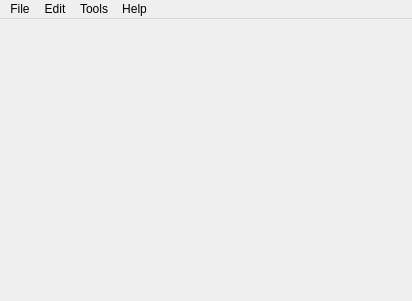
<?xml version="1.0" encoding="UTF-8"?>
<ui version="4.0">
 <class>MainWindow</class>
 <widget class="QMainWindow" name="MainWindow">
  <property name="geometry">
   <rect>
    <x>0</x>
    <y>0</y>
    <width>412</width>
    <height>301</height>
   </rect>
  </property>
  <property name="sizePolicy">
   <sizepolicy hsizetype="Expanding" vsizetype="Expanding">
    <horstretch>0</horstretch>
    <verstretch>0</verstretch>
   </sizepolicy>
  </property>
  <property name="minimumSize">
   <size>
    <width>400</width>
    <height>0</height>
   </size>
  </property>
  <property name="windowTitle">
   <string>Anki</string>
  </property>
  <property name="windowIcon">
   <iconset resource="icons.qrc">
    <normaloff>:/icons/anki.png</normaloff>:/icons/anki.png</iconset>
  </property>
  <widget class="QWidget" name="centralwidget">
   <property name="sizePolicy">
    <sizepolicy hsizetype="Expanding" vsizetype="Expanding">
     <horstretch>1</horstretch>
     <verstretch>1</verstretch>
    </sizepolicy>
   </property>
   <property name="autoFillBackground">
    <bool>true</bool>
   </property>
  </widget>
  <widget class="QMenuBar" name="menubar">
   <property name="geometry">
    <rect>
     <x>0</x>
     <y>0</y>
     <width>412</width>
     <height>22</height>
    </rect>
   </property>
   <widget class="QMenu" name="menuHelp">
    <property name="title">
     <string>Help</string>
    </property>
    <addaction name="actionDocumentation"/>
    <addaction name="separator"/>
    <addaction name="actionDonate"/>
    <addaction name="actionAbout"/>
   </widget>
   <widget class="QMenu" name="menuEdit">
    <property name="title">
     <string>Edit</string>
    </property>
    <addaction name="actionUndo"/>
   </widget>
   <widget class="QMenu" name="menuCol">
    <property name="title">
     <string>File</string>
    </property>
    <addaction name="actionSwitchProfile"/>
    <addaction name="separator"/>
    <addaction name="actionImport"/>
    <addaction name="actionExport"/>
    <addaction name="separator"/>
    <addaction name="actionExit"/>
   </widget>
   <widget class="QMenu" name="menuTools">
    <property name="title">
     <string>Tools</string>
    </property>
    <addaction name="actionStudyDeck"/>
    <addaction name="actionCreateFiltered"/>
    <addaction name="separator"/>
    <addaction name="actionFullDatabaseCheck"/>
    <addaction name="actionCheckMediaDatabase"/>
    <addaction name="actionEmptyCards"/>
    <addaction name="separator"/>
    <addaction name="actionAdd_ons"/>
    <addaction name="separator"/>
    <addaction name="actionNoteTypes"/>
    <addaction name="actionPreferences"/>
   </widget>
   <addaction name="menuCol"/>
   <addaction name="menuEdit"/>
   <addaction name="menuTools"/>
   <addaction name="menuHelp"/>
  </widget>
  <action name="actionExit">
   <property name="text">
    <string>Exit</string>
   </property>
   <property name="shortcut">
    <string notr="true">Ctrl+Q</string>
   </property>
  </action>
  <action name="actionPreferences">
   <property name="text">
    <string>Preferences...</string>
   </property>
   <property name="statusTip">
    <string>Configure interface language and options</string>
   </property>
   <property name="shortcut">
    <string notr="true">Ctrl+P</string>
   </property>
   <property name="menuRole">
    <enum>QAction::PreferencesRole</enum>
   </property>
  </action>
  <action name="actionAbout">
   <property name="text">
    <string>About...</string>
   </property>
   <property name="menuRole">
    <enum>QAction::AboutRole</enum>
   </property>
  </action>
  <action name="actionUndo">
   <property name="enabled">
    <bool>false</bool>
   </property>
   <property name="text">
    <string>Undo</string>
   </property>
   <property name="shortcut">
    <string notr="true">Ctrl+Z</string>
   </property>
  </action>
  <action name="actionCheckMediaDatabase">
   <property name="text">
    <string>Check Media...</string>
   </property>
   <property name="statusTip">
    <string>Check the files in the media directory</string>
   </property>
  </action>
  <action name="actionOpenPluginFolder">
   <property name="text">
    <string>Open Add-ons Folder...</string>
   </property>
  </action>
  <action name="actionDonate">
   <property name="text">
    <string>Support Anki...</string>
   </property>
  </action>
  <action name="actionDownloadSharedPlugin">
   <property name="text">
    <string>Browse and Install...</string>
   </property>
   <property name="statusTip">
    <string/>
   </property>
  </action>
  <action name="actionFullDatabaseCheck">
   <property name="text">
    <string>Check Database</string>
   </property>
  </action>
  <action name="actionDocumentation">
   <property name="text">
    <string>Guide...</string>
   </property>
   <property name="shortcut">
    <string notr="true">F1</string>
   </property>
  </action>
  <action name="actionSwitchProfile">
   <property name="text">
    <string>Switch Profile</string>
   </property>
   <property name="shortcut">
    <string notr="true">Ctrl+Shift+P</string>
   </property>
  </action>
  <action name="actionExport">
   <property name="text">
    <string>Export...</string>
   </property>
   <property name="shortcut">
    <string notr="true">Ctrl+E</string>
   </property>
  </action>
  <action name="actionImport">
   <property name="text">
    <string>Import...</string>
   </property>
   <property name="shortcut">
    <string notr="true">Ctrl+Shift+I</string>
   </property>
  </action>
  <action name="actionStudyDeck">
   <property name="text">
    <string>Study Deck...</string>
   </property>
   <property name="shortcut">
    <string notr="true">/</string>
   </property>
  </action>
  <action name="actionEmptyCards">
   <property name="text">
    <string>Empty Cards...</string>
   </property>
  </action>
  <action name="actionCreateFiltered">
   <property name="text">
    <string>Create Filtered Deck...</string>
   </property>
   <property name="shortcut">
    <string notr="true">F</string>
   </property>
  </action>
  <action name="actionNoteTypes">
   <property name="text">
    <string>Manage Note Types</string>
   </property>
   <property name="shortcut">
    <string notr="true">Ctrl+Shift+N</string>
   </property>
  </action>
  <action name="actionAdd_ons">
   <property name="text">
    <string>Add-ons</string>
   </property>
   <property name="shortcut">
    <string notr="true">Ctrl+Shift+A</string>
   </property>
  </action>
 </widget>
 <resources>
  <include location="icons.qrc"/>
 </resources>
 <connections/>
</ui>
